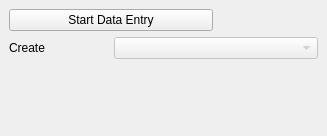
<?xml version="1.0" encoding="UTF-8"?>
<ui version="4.0">
 <class>TwwDockWidget</class>
 <widget class="QDockWidget" name="TwwDockWidget">
  <property name="geometry">
   <rect>
    <x>0</x>
    <y>0</y>
    <width>327</width>
    <height>136</height>
   </rect>
  </property>
  <property name="windowTitle">
   <string>TEKSI Wastewater Data Entry</string>
  </property>
  <widget class="QWidget" name="dockWidgetContents">
   <layout class="QGridLayout" name="gridLayout">
    <item row="1" column="0">
     <widget class="QLabel" name="label">
      <property name="text">
       <string>Create</string>
      </property>
     </widget>
    </item>
    <item row="0" column="0" colspan="2">
     <widget class="QPushButton" name="stateButton">
      <property name="text">
       <string>Start Data Entry</string>
      </property>
     </widget>
    </item>
    <item row="1" column="1" colspan="2">
     <widget class="QComboBox" name="layerComboBox">
      <property name="enabled">
       <bool>false</bool>
      </property>
      <property name="autoFillBackground">
       <bool>true</bool>
      </property>
     </widget>
    </item>
    <item row="2" column="0">
     <spacer name="verticalSpacer">
      <property name="orientation">
       <enum>Qt::Vertical</enum>
      </property>
      <property name="sizeHint" stdset="0">
       <size>
        <width>20</width>
        <height>40</height>
       </size>
      </property>
     </spacer>
    </item>
   </layout>
  </widget>
 </widget>
 <resources/>
 <connections/>
</ui>
